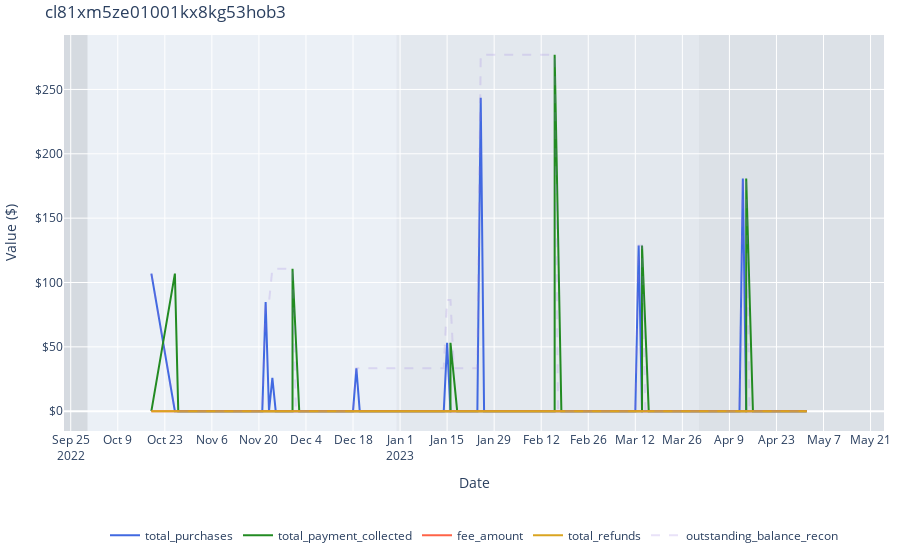
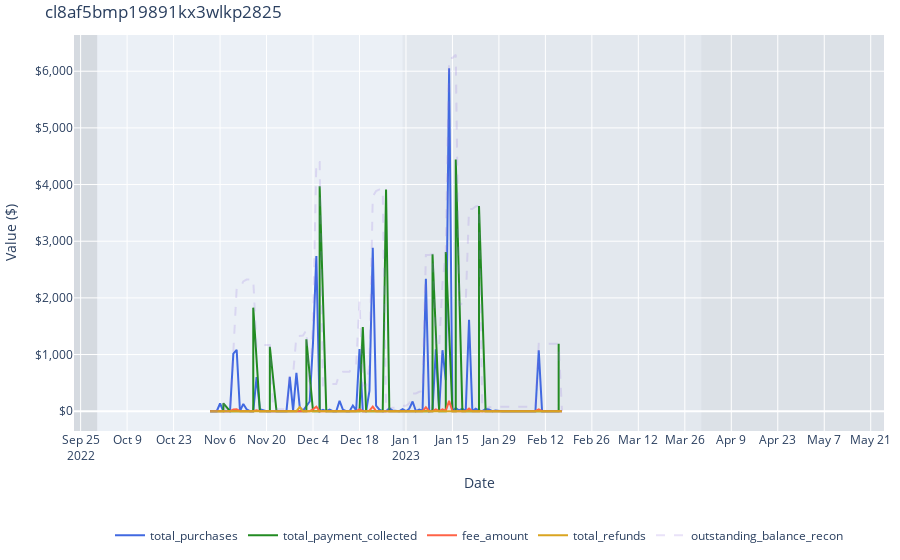
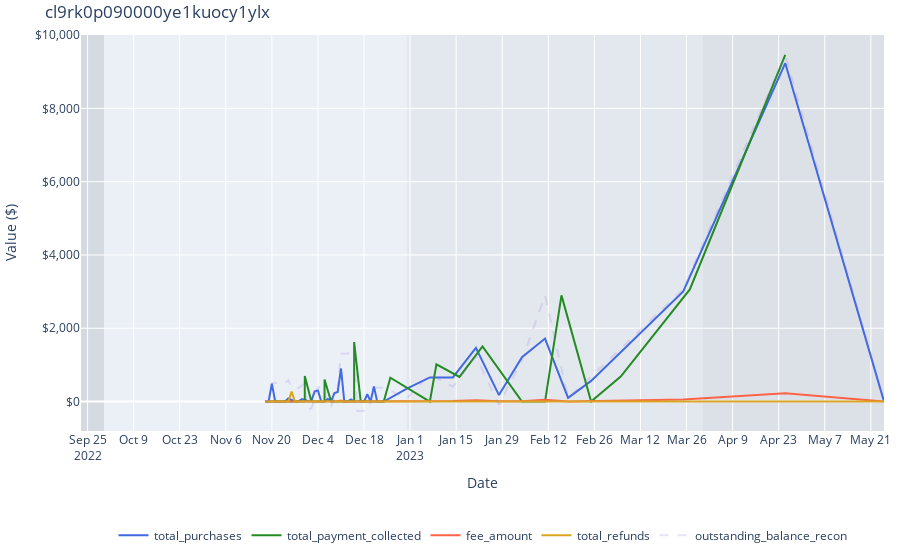
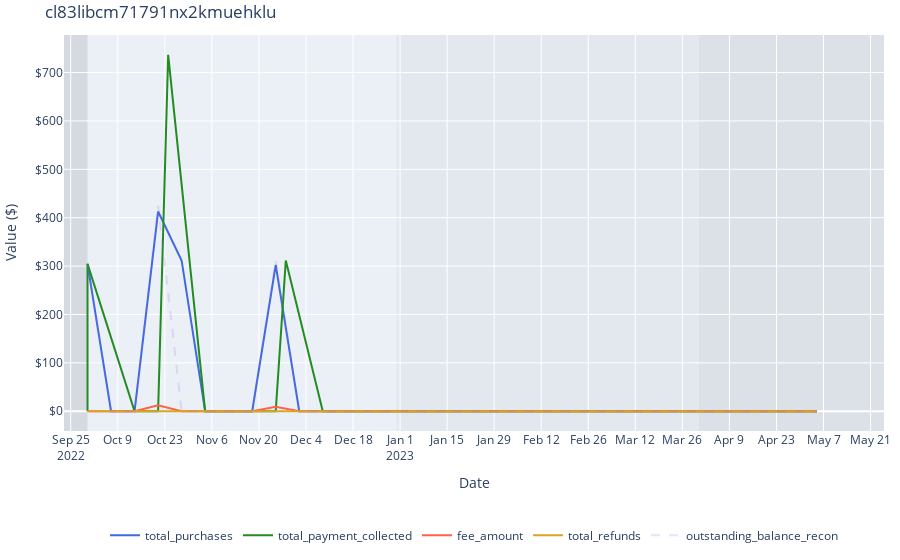

Here is the notebook cell these charts were saved with, in order:
### Markdown cell above
### Time series representation

### Code cell
def time_series_data(
    business: str, statements_df_target_business: pd.DataFrame
) -> pd.DataFrame:
    business_df = statements_df_target_business[
        statements_df_target_business["business_id"] == business
    ]
    plot_df = business_df.copy()
    return plot_df


def plot_time_series(
    time_series_business: pd.DataFrame, business: str, min_date: str, max_date: str
) -> go.Figure:
    fig2 = go.Figure()
    metrics = [
        "total_purchases",
        "total_payment_collected",
        "fee_amount",
        "total_refunds",
        "outstanding_balance_recon",
    ]
    # Create a mapping between quarters and colors
    quarter_color_mapping = ["#F5F5F5", "#E0E0E0", "#CCCCCC", "#B8B8B8"]
    color_discrete_sequence = ["#4169E1", "#228B22", "#FF6347", "#DAA520", "#9370DB"]

    for i, metric in enumerate(metrics):
        trace_opacity = 0.2 if metric == "outstanding_balance_recon" else 1.0
        trace_dash = "dash" if metric == "outstanding_balance_recon" else "solid"
        trace_x = (
            time_series_business["statement_end_date"]
            if metric != "total_payment_collected"
            else time_series_business["payment_date"]
        )
        fig2.add_trace(
            go.Scatter(
                x=trace_x,
                y=time_series_business[metric],
                mode="lines",
                name=metric,
                line=dict(color=color_discrete_sequence[i], dash=trace_dash),
                opacity=trace_opacity,
            )
        )

    # Add shapes to highlight each quarter
    min_date_dt = datetime.strptime(min_date, "%Y-%m-%d")
    max_date_dt = datetime.strptime(max_date, "%Y-%m-%d")
    quarters = pd.date_range(
        start=f"{min_date_dt.year-1}-12-31", end=f"{max_date_dt.year+1}-01-01", freq="Q"
    )
    for i, quarter in enumerate(quarters):
        quarter_start = quarters[i - 1] if i > 0 else min_date_dt
        quarter_end = quarter
        quarter_color = quarter_color_mapping[
            i % len(quarter_color_mapping)
        ]  # Cycling through colors
        fig2.add_shape(
            type="rect",
            xref="x",
            yref="paper",
            x0=quarter_start,
            y0=0,
            x1=quarter_end,
            y1=1,
            fillcolor=quarter_color,
            opacity=0.35,
            layer="below",
            line=dict(width=0),
        )

    # Update layout for better readability
    fig2.update_layout(
        title=business,
        xaxis_title="Date",
        xaxis=dict(
            tickmode="linear",
            dtick=14 * 24 * 60 * 60 * 1000,
            range=[min_date, max_date],
        ),
        yaxis_title="Value ($)",
        yaxis_tickprefix="$",
        yaxis_tickformat=",",
        margin=dict(l=10, r=10, t=35, b=20),
        legend=dict(
            orientation="h", yanchor="bottom", y=-0.30, xanchor="center", x=0.5
        ),
    )

    return fig2


# Create a time series line plot
min_date = statements_df_target_business["statement_end_date"].min()
max_date = statements_df_target_business["statement_end_date"].max()
for business in target_business["business_id"].to_list():
    business_time_series = time_series_data(business, statements_df_target_business)
    plot_figure = plot_time_series(business_time_series, business, min_date, max_date)
    plot_figure.show()

### Figure 1 — Plotly figure (JSON) as saved in the notebook; plotly's stock layout.template omitted (floating-point values rounded to 4 significant figures; data arrays with more than 128 entries replaced by an {"elided": "..."} marker saying what was removed)
{"data": [{"line": {"color": "#4169E1", "dash": "solid"}, "mode": "lines", "name": "total_purchases", "opacity": 1, "type": "scatter", "x": {"elided": "190 str values"}, "y": {"elided": "190 float values"}}, {"line": {"color": "#228B22", "dash": "solid"}, "mode": "lines", "name": "total_payment_collected", "opacity": 1, "type": "scatter", "x": {"elided": "190 str values"}, "y": {"elided": "190 float values"}}, {"line": {"color": "#FF6347", "dash": "solid"}, "mode": "lines", "name": "fee_amount", "opacity": 1, "type": "scatter", "x": {"elided": "190 str values"}, "y": {"elided": "190 int values"}}, {"line": {"color": "#DAA520", "dash": "solid"}, "mode": "lines", "name": "total_refunds", "opacity": 1, "type": "scatter", "x": {"elided": "190 str values"}, "y": {"elided": "190 int values"}}, {"line": {"color": "#9370DB", "dash": "dash"}, "mode": "lines", "name": "outstanding_balance_recon", "opacity": 0.2, "type": "scatter", "x": {"elided": "190 str values"}, "y": {"elided": "190 float values"}}], "layout": {"legend": {"orientation": "h", "x": 0.5, "xanchor": "center", "y": -0.3, "yanchor": "bottom"}, "margin": {"b": 20, "l": 10, "r": 10, "t": 35}, "shapes": [{"fillcolor": "#F5F5F5", "layer": "below", "line": {"width": 0}, "opacity": 0.35, "type": "rect", "x0": "2022-09-23T00:00:00", "x1": "2021-12-31T00:00:00", "xref": "x", "y0": 0, "y1": 1, "yref": "paper"}, {"fillcolor": "#E0E0E0", "layer": "below", "line": {"width": 0}, "opacity": 0.35, "type": "rect", "x0": "2021-12-31T00:00:00", "x1": "2022-03-31T00:00:00", "xref": "x", "y0": 0, "y1": 1, "yref": "paper"}, {"fillcolor": "#CCCCCC", "layer": "below", "line": {"width": 0}, "opacity": 0.35, "type": "rect", "x0": "2022-03-31T00:00:00", "x1": "2022-06-30T00:00:00", "xref": "x", "y0": 0, "y1": 1, "yref": "paper"}, {"fillcolor": "#B8B8B8", "layer": "below", "line": {"width": 0}, "opacity": 0.35, "type": "rect", "x0": "2022-06-30T00:00:00", "x1": "2022-09-30T00:00:00", "xref": "x", "y0": 0, "y1": 1, "yref": "paper"}, {"fillcolor": "#F5F5F5", "layer": "below", "line": {"width": 0}, "opacity": 0.35, "type": "rect", "x0": "2022-09-30T00:00:00", "x1": "2022-12-31T00:00:00", "xref": "x", "y0": 0, "y1": 1, "yref": "paper"}, {"fillcolor": "#E0E0E0", "layer": "below", "line": {"width": 0}, "opacity": 0.35, "type": "rect", "x0": "2022-12-31T00:00:00", "x1": "2023-03-31T00:00:00", "xref": "x", "y0": 0, "y1": 1, "yref": "paper"}, {"fillcolor": "#CCCCCC", "layer": "below", "line": {"width": 0}, "opacity": 0.35, "type": "rect", "x0": "2023-03-31T00:00:00", "x1": "2023-06-30T00:00:00", "xref": "x", "y0": 0, "y1": 1, "yref": "paper"}, {"fillcolor": "#B8B8B8", "layer": "below", "line": {"width": 0}, "opacity": 0.35, "type": "rect", "x0": "2023-06-30T00:00:00", "x1": "2023-09-30T00:00:00", "xref": "x", "y0": 0, "y1": 1, "yref": "paper"}, {"fillcolor": "#F5F5F5", "layer": "below", "line": {"width": 0}, "opacity": 0.35, "type": "rect", "x0": "2023-09-30T00:00:00", "x1": "2023-12-31T00:00:00", "xref": "x", "y0": 0, "y1": 1, "yref": "paper"}], "title": {"text": "cl81xm5ze01001kx8kg53hob3"}, "xaxis": {"dtick": 1209600000, "range": ["2022-09-23", "2023-05-25"], "tickmode": "linear", "title": {"text": "Date"}}, "yaxis": {"tickformat": ",", "tickprefix": "$", "title": {"text": "Value ($)"}}}}

### Figure 2 — Plotly figure (JSON) as saved in the notebook; plotly's stock layout.template omitted (floating-point values rounded to 4 significant figures)
{"data": [{"line": {"color": "#4169E1", "dash": "solid"}, "mode": "lines", "name": "total_purchases", "opacity": 1, "type": "scatter", "x": ["2022-11-03", "2022-11-04", "2022-11-05", "2022-11-06", "2022-11-07", "2022-11-08", "2022-11-09", "2022-11-10", "2022-11-11", "2022-11-12", "2022-11-13", "2022-11-14", "2022-11-15", "2022-11-16", "2022-11-17", "2022-11-18", "2022-11-19", "2022-11-20", "2022-11-21", "2022-11-22", "2022-11-23", "2022-11-24", "2022-11-25", "2022-11-26", "2022-11-27", "2022-11-28", "2022-11-29", "2022-11-30", "2022-12-01", "2022-12-02", "2022-12-03", "2022-12-04", "2022-12-05", "2022-12-06", "2022-12-07", "2022-12-08", "2022-12-09", "2022-12-10", "2022-12-11", "2022-12-12", "2022-12-13", "2022-12-14", "2022-12-15", "2022-12-16", "2022-12-17", "2022-12-18", "2022-12-19", "2022-12-20", "2022-12-21", "2022-12-22", "2022-12-23", "2022-12-24", "2022-12-25", "2022-12-26", "2022-12-27", "2022-12-28", "2022-12-29", "2022-12-30", "2022-12-31", "2023-01-01", "2023-01-02", "2023-01-03", "2023-01-04", "2023-01-05", "2023-01-06", "2023-01-07", "2023-01-08", "2023-01-09", "2023-01-10", "2023-01-11", "2023-01-12", "2023-01-13", "2023-01-14", "2023-01-15", "2023-01-16", "2023-01-17", "2023-01-18", "2023-01-19", "2023-01-20", "2023-01-21", "2023-01-22", "2023-01-23", "2023-01-24", "2023-01-25", "2023-01-26", "2023-01-27", "2023-01-28", "2023-01-29", "2023-01-30", "2023-01-31", "2023-02-01", "2023-02-02", "2023-02-03", "2023-02-04", "2023-02-05", "2023-02-06", "2023-02-07", "2023-02-08", "2023-02-09", "2023-02-10", "2023-02-11", "2023-02-12", "2023-02-13", "2023-02-14", "2023-02-15", "2023-02-16", "2023-02-17"], "y": [0, 0, 0, 135.9, 0, 0, 0, 1017.0, 1082.0, 0, 128.9, 33.09, 0, 0, 600.2, 33.89, 20.29, 0, 0, 0, 0, 0, 0, 0, 605.9, 10.6, 675.7, 71.18, 10.24, 98.29, 171.5, 1211.0, 2738.0, 0, 25.87, 0, 26.12, 0, 0, 182.1, 29.36, 0, 0, 100, 13.64, 1096.0, 0, 0, 357.8, 2885.0, 97.72, 28.1, 0, 0, 50.37, 10.83, 0, 0, 35.11, 0, 44.06, 170.8, 0, 28.51, 9.53, 2336.0, 0, 11.29, 1093.0, 18.07, 1076.0, 546.9, 6051.0, 0, 57.09, 13.43, 45.18, 0, 1613.0, 0, 43.77, 11.29, 0, 38.93, 30.32, 0, 10.62, 0, 0, 0, 0, 0, 0, 0, 0, 0, 0, 0, 0, 1077.0, 0, 0, 0, 0, 0, 0, 0]}, {"line": {"color": "#228B22", "dash": "solid"}, "mode": "lines", "name": "total_payment_collected", "opacity": 1, "type": "scatter", "x": ["2022-11-03", "2022-11-04", "2022-11-05", "2022-11-06", "2022-11-07", "2022-11-07", "2022-11-09", "2022-11-10", "2022-11-11", "2022-11-12", "2022-11-13", "2022-11-14", "2022-11-15", "2022-11-16", "2022-11-16", "2022-11-18", "2022-11-19", "2022-11-20", "2022-11-21", "2022-11-21", "2022-11-23", "2022-11-24", "2022-11-25", "2022-11-26", "2022-11-27", "2022-11-28", "2022-11-29", "2022-11-30", "2022-12-01", "2022-12-02", "2022-12-02", "2022-12-04", "2022-12-05", "2022-12-06", "2022-12-06", "2022-12-08", "2022-12-09", "2022-12-10", "2022-12-11", "2022-12-12", "2022-12-13", "2022-12-14", "2022-12-15", "2022-12-16", "2022-12-17", "2022-12-18", "2022-12-19", "2022-12-20", "2022-12-21", "2022-12-22", "2022-12-23", "2022-12-24", "2022-12-25", "2022-12-26", "2022-12-27", "2022-12-28", "2022-12-29", "2022-12-30", "2022-12-31", "2023-01-01", "2023-01-02", "2023-01-03", "2023-01-04", "2023-01-05", "2023-01-06", "2023-01-07", "2023-01-08", "2023-01-09", "2023-01-09", "2023-01-11", "2023-01-12", "2023-01-13", "2023-01-13", "2023-01-15", "2023-01-16", "2023-01-16", "2023-01-18", "2023-01-19", "2023-01-20", "2023-01-21", "2023-01-22", "2023-01-23", "2023-01-23", "2023-01-25", "2023-01-26", "2023-01-27", "2023-01-28", "2023-01-29", "2023-01-30", "2023-01-31", "2023-02-01", "2023-02-02", "2023-02-03", "2023-02-04", "2023-02-05", "2023-02-06", "2023-02-07", "2023-02-08", "2023-02-09", "2023-02-10", "2023-02-11", "2023-02-12", "2023-02-13", "2023-02-14", "2023-02-15", "2023-02-16", "2023-02-16"], "y": [0, 0, 0, 0, 0, 140, 0, 0, 0, 0, 0, 0, 0, 0, 1827.0, 0, 0, 0, 0, 1137.0, 0, 0, 0, 0, 0, 0, 0, 0, 0, 0, 1270.0, 0, 0, 0, 3971.0, 0, 0, 0, 0, 0, 0, 0, 0, 0, 0, 0, 1486.0, 0, 0, 0, 0, 0, 0, 3914.0, 0, 0, 0, 0, 0, 0, 0, 0, 0, 0, 0, 0, 0, 0, 2769.0, 0, 0, 0, 2810.0, 0, 0, 4442.0, 0, 0, 0, 0, 0, 0, 3623.0, 0, 0, 0, 0, 0, 0, 0, 0, 0, 0, 0, 0, 0, 0, 0, 0, 0, 0, 0, 0, 0, 0, 0, 1189.0]}, {"line": {"color": "#FF6347", "dash": "solid"}, "mode": "lines", "name": "fee_amount", "opacity": 1, "type": "scatter", "x": ["2022-11-03", "2022-11-04", "2022-11-05", "2022-11-06", "2022-11-07", "2022-11-08", "2022-11-09", "2022-11-10", "2022-11-11", "2022-11-12", "2022-11-13", "2022-11-14", "2022-11-15", "2022-11-16", "2022-11-17", "2022-11-18", "2022-11-19", "2022-11-20", "2022-11-21", "2022-11-22", "2022-11-23", "2022-11-24", "2022-11-25", "2022-11-26", "2022-11-27", "2022-11-28", "2022-11-29", "2022-11-30", "2022-12-01", "2022-12-02", "2022-12-03", "2022-12-04", "2022-12-05", "2022-12-06", "2022-12-07", "2022-12-08", "2022-12-09", "2022-12-10", "2022-12-11", "2022-12-12", "2022-12-13", "2022-12-14", "2022-12-15", "2022-12-16", "2022-12-17", "2022-12-18", "2022-12-19", "2022-12-20", "2022-12-21", "2022-12-22", "2022-12-23", "2022-12-24", "2022-12-25", "2022-12-26", "2022-12-27", "2022-12-28", "2022-12-29", "2022-12-30", "2022-12-31", "2023-01-01", "2023-01-02", "2023-01-03", "2023-01-04", "2023-01-05", "2023-01-06", "2023-01-07", "2023-01-08", "2023-01-09", "2023-01-10", "2023-01-11", "2023-01-12", "2023-01-13", "2023-01-14", "2023-01-15", "2023-01-16", "2023-01-17", "2023-01-18", "2023-01-19", "2023-01-20", "2023-01-21", "2023-01-22", "2023-01-23", "2023-01-24", "2023-01-25", "2023-01-26", "2023-01-27", "2023-01-28", "2023-01-29", "2023-01-30", "2023-01-31", "2023-02-01", "2023-02-02", "2023-02-03", "2023-02-04", "2023-02-05", "2023-02-06", "2023-02-07", "2023-02-08", "2023-02-09", "2023-02-10", "2023-02-11", "2023-02-12", "2023-02-13", "2023-02-14", "2023-02-15", "2023-02-16", "2023-02-17"], "y": [0, 0, 0, 4.08, 0, 0, 0, 30.5, 32.47, 0, 0, 0, 0, 0, 18.01, 0, 0.61, 0, 0, 0, 0, 0, 0, 0, 0, 0.32, 0, 0, 0.31, 0, 0.41, 33.6, 81.13, 0, 0, 0, 0, 0, 0, 5.46, 0, 0, 0, 0, 0.41, 32.87, 0, 0, 9.86, 82.24, 0, 0, 0, 0, 0, 0.32, 0, 0, 0, 0, 0, 2.22, 0, 0.86, 0, 69.79, 0, 0, 32.8, 0, 32.28, 10.44, 181.5, 0, 0, 0.4, 0, 0, 48.38, 0, 0, 0, 0, 0, 0, 0, 0.32, 0, 0, 0, 0, 0, 0, 0, 0, 0, 0, 0, 0, 32.31, 0, 0, 0, 0, 0, 0, 0]}, {"line": {"color": "#DAA520", "dash": "solid"}, "mode": "lines", "name": "total_refunds", "opacity": 1, "type": "scatter", "x": ["2022-11-03", "2022-11-04", "2022-11-05", "2022-11-06", "2022-11-07", "2022-11-08", "2022-11-09", "2022-11-10", "2022-11-11", "2022-11-12", "2022-11-13", "2022-11-14", "2022-11-15", "2022-11-16", "2022-11-17", "2022-11-18", "2022-11-19", "2022-11-20", "2022-11-21", "2022-11-22", "2022-11-23", "2022-11-24", "2022-11-25", "2022-11-26", "2022-11-27", "2022-11-28", "2022-11-29", "2022-11-30", "2022-12-01", "2022-12-02", "2022-12-03", "2022-12-04", "2022-12-05", "2022-12-06", "2022-12-07", "2022-12-08", "2022-12-09", "2022-12-10", "2022-12-11", "2022-12-12", "2022-12-13", "2022-12-14", "2022-12-15", "2022-12-16", "2022-12-17", "2022-12-18", "2022-12-19", "2022-12-20", "2022-12-21", "2022-12-22", "2022-12-23", "2022-12-24", "2022-12-25", "2022-12-26", "2022-12-27", "2022-12-28", "2022-12-29", "2022-12-30", "2022-12-31", "2023-01-01", "2023-01-02", "2023-01-03", "2023-01-04", "2023-01-05", "2023-01-06", "2023-01-07", "2023-01-08", "2023-01-09", "2023-01-10", "2023-01-11", "2023-01-12", "2023-01-13", "2023-01-14", "2023-01-15", "2023-01-16", "2023-01-17", "2023-01-18", "2023-01-19", "2023-01-20", "2023-01-21", "2023-01-22", "2023-01-23", "2023-01-24", "2023-01-25", "2023-01-26", "2023-01-27", "2023-01-28", "2023-01-29", "2023-01-30", "2023-01-31", "2023-02-01", "2023-02-02", "2023-02-03", "2023-02-04", "2023-02-05", "2023-02-06", "2023-02-07", "2023-02-08", "2023-02-09", "2023-02-10", "2023-02-11", "2023-02-12", "2023-02-13", "2023-02-14", "2023-02-15", "2023-02-16", "2023-02-17"], "y": [0, 0, 0, 0, 0, 0, 0, 0, 0, 0, 0, 0, 0, 0, 0, 0, 0, 0, 0, 0, 0, 0, 0, 0, 0, 0, 0, 71.18, 0, 0, 0, 0, 0, 0, 0, 0, 0, 0, 0, 0, 0, 0, 0, 0, 0, 0, 0, 0, 0, 0, 0, 0, 0, 0, 0, 0, 0, 0, 0, 0, 0, 0, 0, 0, 0, 0, 0, 0, 0, 0, 0, 0, 0, 0, 0, 0, 0, 0, 0, 0, 0, 0, 0, 0, 0, 0, 0, 0, 0, 0, 0, 0, 0, 0, 0, 0, 0, 0, 0, 0, 0, 0, 0, 0, 0, 0, 0]}, {"line": {"color": "#9370DB", "dash": "dash"}, "mode": "lines", "name": "outstanding_balance_recon", "opacity": 0.2, "type": "scatter", "x": ["2022-11-03", "2022-11-04", "2022-11-05", "2022-11-06", "2022-11-07", "2022-11-08", "2022-11-09", "2022-11-10", "2022-11-11", "2022-11-12", "2022-11-13", "2022-11-14", "2022-11-15", "2022-11-16", "2022-11-17", "2022-11-18", "2022-11-19", "2022-11-20", "2022-11-21", "2022-11-22", "2022-11-23", "2022-11-24", "2022-11-25", "2022-11-26", "2022-11-27", "2022-11-28", "2022-11-29", "2022-11-30", "2022-12-01", "2022-12-02", "2022-12-03", "2022-12-04", "2022-12-05", "2022-12-06", "2022-12-07", "2022-12-08", "2022-12-09", "2022-12-10", "2022-12-11", "2022-12-12", "2022-12-13", "2022-12-14", "2022-12-15", "2022-12-16", "2022-12-17", "2022-12-18", "2022-12-19", "2022-12-20", "2022-12-21", "2022-12-22", "2022-12-23", "2022-12-24", "2022-12-25", "2022-12-26", "2022-12-27", "2022-12-28", "2022-12-29", "2022-12-30", "2022-12-31", "2023-01-01", "2023-01-02", "2023-01-03", "2023-01-04", "2023-01-05", "2023-01-06", "2023-01-07", "2023-01-08", "2023-01-09", "2023-01-10", "2023-01-11", "2023-01-12", "2023-01-13", "2023-01-14", "2023-01-15", "2023-01-16", "2023-01-17", "2023-01-18", "2023-01-19", "2023-01-20", "2023-01-21", "2023-01-22", "2023-01-23", "2023-01-24", "2023-01-25", "2023-01-26", "2023-01-27", "2023-01-28", "2023-01-29", "2023-01-30", "2023-01-31", "2023-02-01", "2023-02-02", "2023-02-03", "2023-02-04", "2023-02-05", "2023-02-06", "2023-02-07", "2023-02-08", "2023-02-09", "2023-02-10", "2023-02-11", "2023-02-12", "2023-02-13", "2023-02-14", "2023-02-15", "2023-02-16", "2023-02-17"], "y": [0, 0, 0, 140, 140, 0, 0, 1047.0, 2162.0, 2162.0, 2291.0, 2324.0, 2324.0, 2324.0, 1115.0, 1149.0, 1170.0, 1170.0, 1170.0, 32.47, 32.47, 32.47, 32.47, 32.47, 638.4, 649.3, 1325.0, 1325.0, 1336.0, 1434.0, 335.9, 1580.0, 4399.0, 4399.0, 453.6, 453.6, 479.8, 479.8, 479.8, 667.3, 696.7, 696.7, 696.7, 796.7, 810.7, 1939.0, 453.6, 453.6, 821.3, 3788.0, 3886.0, 3914.0, 3914.0, 0, 50.37, 61.52, 61.52, 61.52, 96.63, 96.63, 140.7, 313.7, 313.7, 343.0, 352.6, 2758.0, 2758.0, 2769.0, 1126.0, 1144.0, 2252.0, 2810.0, 6233.0, 6233.0, 6290.0, 1862.0, 1907.0, 1907.0, 3568.0, 3568.0, 3612.0, 3623.0, 0, 38.93, 69.25, 69.25, 80.19, 80.19, 80.19, 80.19, 80.19, 80.19, 80.19, 80.19, 80.19, 80.19, 80.19, 80.19, 80.19, 1189.0, 1189.0, 1189.0, 1189.0, 1189.0, 1189.0, 1189.0, 0]}], "layout": {"legend": {"orientation": "h", "x": 0.5, "xanchor": "center", "y": -0.3, "yanchor": "bottom"}, "margin": {"b": 20, "l": 10, "r": 10, "t": 35}, "shapes": [{"fillcolor": "#F5F5F5", "layer": "below", "line": {"width": 0}, "opacity": 0.35, "type": "rect", "x0": "2022-09-23T00:00:00", "x1": "2021-12-31T00:00:00", "xref": "x", "y0": 0, "y1": 1, "yref": "paper"}, {"fillcolor": "#E0E0E0", "layer": "below", "line": {"width": 0}, "opacity": 0.35, "type": "rect", "x0": "2021-12-31T00:00:00", "x1": "2022-03-31T00:00:00", "xref": "x", "y0": 0, "y1": 1, "yref": "paper"}, {"fillcolor": "#CCCCCC", "layer": "below", "line": {"width": 0}, "opacity": 0.35, "type": "rect", "x0": "2022-03-31T00:00:00", "x1": "2022-06-30T00:00:00", "xref": "x", "y0": 0, "y1": 1, "yref": "paper"}, {"fillcolor": "#B8B8B8", "layer": "below", "line": {"width": 0}, "opacity": 0.35, "type": "rect", "x0": "2022-06-30T00:00:00", "x1": "2022-09-30T00:00:00", "xref": "x", "y0": 0, "y1": 1, "yref": "paper"}, {"fillcolor": "#F5F5F5", "layer": "below", "line": {"width": 0}, "opacity": 0.35, "type": "rect", "x0": "2022-09-30T00:00:00", "x1": "2022-12-31T00:00:00", "xref": "x", "y0": 0, "y1": 1, "yref": "paper"}, {"fillcolor": "#E0E0E0", "layer": "below", "line": {"width": 0}, "opacity": 0.35, "type": "rect", "x0": "2022-12-31T00:00:00", "x1": "2023-03-31T00:00:00", "xref": "x", "y0": 0, "y1": 1, "yref": "paper"}, {"fillcolor": "#CCCCCC", "layer": "below", "line": {"width": 0}, "opacity": 0.35, "type": "rect", "x0": "2023-03-31T00:00:00", "x1": "2023-06-30T00:00:00", "xref": "x", "y0": 0, "y1": 1, "yref": "paper"}, {"fillcolor": "#B8B8B8", "layer": "below", "line": {"width": 0}, "opacity": 0.35, "type": "rect", "x0": "2023-06-30T00:00:00", "x1": "2023-09-30T00:00:00", "xref": "x", "y0": 0, "y1": 1, "yref": "paper"}, {"fillcolor": "#F5F5F5", "layer": "below", "line": {"width": 0}, "opacity": 0.35, "type": "rect", "x0": "2023-09-30T00:00:00", "x1": "2023-12-31T00:00:00", "xref": "x", "y0": 0, "y1": 1, "yref": "paper"}], "title": {"text": "cl8af5bmp19891kx3wlkp2825"}, "xaxis": {"dtick": 1209600000, "range": ["2022-09-23", "2023-05-25"], "tickmode": "linear", "title": {"text": "Date"}}, "yaxis": {"tickformat": ",", "tickprefix": "$", "title": {"text": "Value ($)"}}}}

### Figure 3 — Plotly figure (JSON) as saved in the notebook; plotly's stock layout.template omitted (floating-point values rounded to 4 significant figures)
{"data": [{"line": {"color": "#4169E1", "dash": "solid"}, "mode": "lines", "name": "total_purchases", "opacity": 1, "type": "scatter", "x": ["2022-11-18", "2022-11-19", "2022-11-20", "2022-11-21", "2022-11-22", "2022-11-23", "2022-11-24", "2022-11-25", "2022-11-26", "2022-11-27", "2022-11-28", "2022-11-29", "2022-11-30", "2022-12-01", "2022-12-02", "2022-12-03", "2022-12-04", "2022-12-05", "2022-12-06", "2022-12-07", "2022-12-08", "2022-12-09", "2022-12-10", "2022-12-11", "2022-12-12", "2022-12-13", "2022-12-14", "2022-12-15", "2022-12-16", "2022-12-17", "2022-12-18", "2022-12-19", "2022-12-20", "2022-12-21", "2022-12-22", "2022-12-23", "2022-12-24", "2022-12-31", "2023-01-07", "2023-01-14", "2023-01-21", "2023-01-28", "2023-02-04", "2023-02-11", "2023-02-18", "2023-02-25", "2023-03-25", "2023-04-25", "2023-05-25"], "y": [0, 0, 491.0, 0, 0, 0, 0, 84, 44.41, 5.37, 0, 60.4, 58.16, 0, 20.95, 278.0, 303.7, 0, 0, 71.12, 4.79, 232.6, 261.1, 902.2, 0, 0, 57.39, 0, 0, 13.64, 0, 199.9, 0, 411.3, 0, 0, 0, 351.8, 657.1, 657.7, 1468.0, 176, 1210.0, 1719.0, 99.94, 563.5, 3004.0, 9233.0, 5.43]}, {"line": {"color": "#228B22", "dash": "solid"}, "mode": "lines", "name": "total_payment_collected", "opacity": 1, "type": "scatter", "x": ["2022-11-18", "2022-11-19", "2022-11-20", "2022-11-21", "2022-11-22", "2022-11-23", "2022-11-24", "2022-11-25", "2022-11-26", "2022-11-27", "2022-11-28", "2022-11-29", "2022-11-30", "2022-11-30", "2022-12-02", "2022-12-03", "2022-12-04", "2022-12-05", "2022-12-06", "2022-12-06", "2022-12-08", "2022-12-09", "2022-12-10", "2022-12-11", "2022-12-12", "2022-12-13", "2022-12-14", "2022-12-15", "2022-12-15", "2022-12-17", "2022-12-18", "2022-12-19", "2022-12-20", "2022-12-21", "2022-12-22", "2022-12-23", "2022-12-24", "2022-12-26", "2023-01-07", "2023-01-09", "2023-01-16", "2023-01-23", "2023-02-04", "2023-02-11", "2023-02-16", "2023-02-25", "2023-03-06", "2023-03-27", "2023-04-25"], "y": [0, 0, 0, 0, 0, 0, 0, 0, 0, 0, 0, 0, 0, 699.7, 0, 0, 0, 0, 0, 602.6, 0, 0, 0, 0, 0, 0, 0, 0, 1624.0, 0, 0, 0, 0, 0, 0, 0, 0, 650.1, 0, 1015.0, 673.5, 1506.0, 0, 0, 2898.0, 0, 679.9, 3061.0, 9462.0]}, {"line": {"color": "#FF6347", "dash": "solid"}, "mode": "lines", "name": "fee_amount", "opacity": 1, "type": "scatter", "x": ["2022-11-18", "2022-11-19", "2022-11-20", "2022-11-21", "2022-11-22", "2022-11-23", "2022-11-24", "2022-11-25", "2022-11-26", "2022-11-27", "2022-11-28", "2022-11-29", "2022-11-30", "2022-12-01", "2022-12-02", "2022-12-03", "2022-12-04", "2022-12-05", "2022-12-06", "2022-12-07", "2022-12-08", "2022-12-09", "2022-12-10", "2022-12-11", "2022-12-12", "2022-12-13", "2022-12-14", "2022-12-15", "2022-12-16", "2022-12-17", "2022-12-18", "2022-12-19", "2022-12-20", "2022-12-21", "2022-12-22", "2022-12-23", "2022-12-24", "2022-12-31", "2023-01-07", "2023-01-14", "2023-01-21", "2023-01-28", "2023-02-04", "2023-02-11", "2023-02-18", "2023-02-25", "2023-03-25", "2023-04-25", "2023-05-25"], "y": [0, 0, 14.28, 0, 0, 0, 0, 0, 0, 0.16, 0, 0, 1.74, 0, 0, 0, 0, 0, 0, 0, 0.14, 6.98, 7.83, 27.07, 0, 0, 0, 0, 0, 0, 0, 6, 0, 12.34, 0, 0, 0, 6.36, 0.23, 15.74, 38.11, 4.98, 8.35, 46.7, 2.59, 16.61, 56.94, 227.8, 0.16]}, {"line": {"color": "#DAA520", "dash": "solid"}, "mode": "lines", "name": "total_refunds", "opacity": 1, "type": "scatter", "x": ["2022-11-18", "2022-11-19", "2022-11-20", "2022-11-21", "2022-11-22", "2022-11-23", "2022-11-24", "2022-11-25", "2022-11-26", "2022-11-27", "2022-11-28", "2022-11-29", "2022-11-30", "2022-12-01", "2022-12-02", "2022-12-03", "2022-12-04", "2022-12-05", "2022-12-06", "2022-12-07", "2022-12-08", "2022-12-09", "2022-12-10", "2022-12-11", "2022-12-12", "2022-12-13", "2022-12-14", "2022-12-15", "2022-12-16", "2022-12-17", "2022-12-18", "2022-12-19", "2022-12-20", "2022-12-21", "2022-12-22", "2022-12-23", "2022-12-24", "2022-12-31", "2023-01-07", "2023-01-14", "2023-01-21", "2023-01-28", "2023-02-04", "2023-02-11", "2023-02-18", "2023-02-25", "2023-03-25", "2023-04-25", "2023-05-25"], "y": [0, 0, 0, 0, 0, 0, 0, 0, 270.3, 0, 0, 0, 0, 0, 0, 0, 0, 0, 0, 0, 0, 0, 0, 0, 0, 0, 0, 0, 0, 0, 0, 0, 0, 0, 0, 0, 0, 0, 0, 0, 0, 0, 0, 0, 0, 0, 0, 0, 0]}, {"line": {"color": "#9370DB", "dash": "dash"}, "mode": "lines", "name": "outstanding_balance_recon", "opacity": 0.2, "type": "scatter", "x": ["2022-11-18", "2022-11-19", "2022-11-20", "2022-11-21", "2022-11-22", "2022-11-23", "2022-11-24", "2022-11-25", "2022-11-26", "2022-11-27", "2022-11-28", "2022-11-29", "2022-11-30", "2022-12-01", "2022-12-02", "2022-12-03", "2022-12-04", "2022-12-05", "2022-12-06", "2022-12-07", "2022-12-08", "2022-12-09", "2022-12-10", "2022-12-11", "2022-12-12", "2022-12-13", "2022-12-14", "2022-12-15", "2022-12-16", "2022-12-17", "2022-12-18", "2022-12-19", "2022-12-20", "2022-12-21", "2022-12-22", "2022-12-23", "2022-12-24", "2022-12-31", "2023-01-07", "2023-01-14", "2023-01-21", "2023-01-28", "2023-02-04", "2023-02-11", "2023-02-18", "2023-02-25", "2023-03-25", "2023-04-25", "2023-05-25"], "y": [0, 0, 505.3, 505.3, 505.3, 505.3, 505.3, 589.3, 363.4, 369.0, 369.0, 429.4, 489.3, -210.4, -189.4, 88.52, 392.2, 392.2, 392.2, -139.3, -134.3, 105.2, 374.2, 1304.0, 1304.0, 1304.0, 1361.0, 1361.0, -263.3, -249.7, -249.7, -43.8, -43.8, 379.8, 379.8, 379.8, 379.8, 87.82, 745.2, 403.2, 1235.0, -89.31, 1129.0, 2895.0, 99.8, 679.9, 3061.0, 9461.0, 4.58]}], "layout": {"legend": {"orientation": "h", "x": 0.5, "xanchor": "center", "y": -0.3, "yanchor": "bottom"}, "margin": {"b": 20, "l": 10, "r": 10, "t": 35}, "shapes": [{"fillcolor": "#F5F5F5", "layer": "below", "line": {"width": 0}, "opacity": 0.35, "type": "rect", "x0": "2022-09-23T00:00:00", "x1": "2021-12-31T00:00:00", "xref": "x", "y0": 0, "y1": 1, "yref": "paper"}, {"fillcolor": "#E0E0E0", "layer": "below", "line": {"width": 0}, "opacity": 0.35, "type": "rect", "x0": "2021-12-31T00:00:00", "x1": "2022-03-31T00:00:00", "xref": "x", "y0": 0, "y1": 1, "yref": "paper"}, {"fillcolor": "#CCCCCC", "layer": "below", "line": {"width": 0}, "opacity": 0.35, "type": "rect", "x0": "2022-03-31T00:00:00", "x1": "2022-06-30T00:00:00", "xref": "x", "y0": 0, "y1": 1, "yref": "paper"}, {"fillcolor": "#B8B8B8", "layer": "below", "line": {"width": 0}, "opacity": 0.35, "type": "rect", "x0": "2022-06-30T00:00:00", "x1": "2022-09-30T00:00:00", "xref": "x", "y0": 0, "y1": 1, "yref": "paper"}, {"fillcolor": "#F5F5F5", "layer": "below", "line": {"width": 0}, "opacity": 0.35, "type": "rect", "x0": "2022-09-30T00:00:00", "x1": "2022-12-31T00:00:00", "xref": "x", "y0": 0, "y1": 1, "yref": "paper"}, {"fillcolor": "#E0E0E0", "layer": "below", "line": {"width": 0}, "opacity": 0.35, "type": "rect", "x0": "2022-12-31T00:00:00", "x1": "2023-03-31T00:00:00", "xref": "x", "y0": 0, "y1": 1, "yref": "paper"}, {"fillcolor": "#CCCCCC", "layer": "below", "line": {"width": 0}, "opacity": 0.35, "type": "rect", "x0": "2023-03-31T00:00:00", "x1": "2023-06-30T00:00:00", "xref": "x", "y0": 0, "y1": 1, "yref": "paper"}, {"fillcolor": "#B8B8B8", "layer": "below", "line": {"width": 0}, "opacity": 0.35, "type": "rect", "x0": "2023-06-30T00:00:00", "x1": "2023-09-30T00:00:00", "xref": "x", "y0": 0, "y1": 1, "yref": "paper"}, {"fillcolor": "#F5F5F5", "layer": "below", "line": {"width": 0}, "opacity": 0.35, "type": "rect", "x0": "2023-09-30T00:00:00", "x1": "2023-12-31T00:00:00", "xref": "x", "y0": 0, "y1": 1, "yref": "paper"}], "title": {"text": "cl9rk0p090000ye1kuocy1ylx"}, "xaxis": {"dtick": 1209600000, "range": ["2022-09-23", "2023-05-25"], "tickmode": "linear", "title": {"text": "Date"}}, "yaxis": {"tickformat": ",", "tickprefix": "$", "title": {"text": "Value ($)"}}}}

### Figure 4 — Plotly figure (JSON) as saved in the notebook; plotly's stock layout.template omitted (floating-point values rounded to 4 significant figures)
{"data": [{"line": {"color": "#4169E1", "dash": "solid"}, "mode": "lines", "name": "total_purchases", "opacity": 1, "type": "scatter", "x": ["2022-09-30", "2022-10-07", "2022-10-14", "2022-10-21", "2022-10-28", "2022-11-04", "2022-11-11", "2022-11-18", "2022-11-25", "2022-12-02", "2022-12-09", "2022-12-16", "2022-12-23", "2022-12-30", "2023-01-06", "2023-01-13", "2023-01-20", "2023-01-27", "2023-02-03", "2023-02-10", "2023-02-17", "2023-02-24", "2023-03-03", "2023-03-10", "2023-03-17", "2023-03-24", "2023-03-31", "2023-04-07", "2023-04-14", "2023-04-21", "2023-04-28", "2023-05-05"], "y": [304.6, 0, 0, 412.8, 311.6, 0, 0, 0, 302.3, 0, 0, 0, 0, 0, 0, 0, 0, 0, 0, 0, 0, 0, 0, 0, 0, 0, 0, 0, 0, 0, 0, 0]}, {"line": {"color": "#228B22", "dash": "solid"}, "mode": "lines", "name": "total_payment_collected", "opacity": 1, "type": "scatter", "x": ["2022-09-30", "2022-09-30", "2022-10-14", "2022-10-21", "2022-10-24", "2022-11-04", "2022-11-11", "2022-11-18", "2022-11-25", "2022-11-28", "2022-12-09", "2022-12-16", "2022-12-23", "2022-12-30", "2023-01-06", "2023-01-13", "2023-01-20", "2023-01-27", "2023-02-03", "2023-02-10", "2023-02-17", "2023-02-24", "2023-03-03", "2023-03-10", "2023-03-17", "2023-03-24", "2023-03-31", "2023-04-07", "2023-04-14", "2023-04-21", "2023-04-28", "2023-05-05"], "y": [0, 304.6, 0, 0, 736.8, 0, 0, 0, 0, 311.4, 0, 0, 0, 0, 0, 0, 0, 0, 0, 0, 0, 0, 0, 0, 0, 0, 0, 0, 0, 0, 0, 0]}, {"line": {"color": "#FF6347", "dash": "solid"}, "mode": "lines", "name": "fee_amount", "opacity": 1, "type": "scatter", "x": ["2022-09-30", "2022-10-07", "2022-10-14", "2022-10-21", "2022-10-28", "2022-11-04", "2022-11-11", "2022-11-18", "2022-11-25", "2022-12-02", "2022-12-09", "2022-12-16", "2022-12-23", "2022-12-30", "2023-01-06", "2023-01-13", "2023-01-20", "2023-01-27", "2023-02-03", "2023-02-10", "2023-02-17", "2023-02-24", "2023-03-03", "2023-03-10", "2023-03-17", "2023-03-24", "2023-03-31", "2023-04-07", "2023-04-14", "2023-04-21", "2023-04-28", "2023-05-05"], "y": [0, 0, 0, 12.38, 0, 0, 0, 0, 9.07, 0, 0, 0, 0, 0, 0, 0, 0, 0, 0, 0, 0, 0, 0, 0, 0, 0, 0, 0, 0, 0, 0, 0]}, {"line": {"color": "#DAA520", "dash": "solid"}, "mode": "lines", "name": "total_refunds", "opacity": 1, "type": "scatter", "x": ["2022-09-30", "2022-10-07", "2022-10-14", "2022-10-21", "2022-10-28", "2022-11-04", "2022-11-11", "2022-11-18", "2022-11-25", "2022-12-02", "2022-12-09", "2022-12-16", "2022-12-23", "2022-12-30", "2023-01-06", "2023-01-13", "2023-01-20", "2023-01-27", "2023-02-03", "2023-02-10", "2023-02-17", "2023-02-24", "2023-03-03", "2023-03-10", "2023-03-17", "2023-03-24", "2023-03-31", "2023-04-07", "2023-04-14", "2023-04-21", "2023-04-28", "2023-05-05"], "y": [0, 0, 0, 0, 0, 0, 0, 0, 0, 0, 0, 0, 0, 0, 0, 0, 0, 0, 0, 0, 0, 0, 0, 0, 0, 0, 0, 0, 0, 0, 0, 0]}, {"line": {"color": "#9370DB", "dash": "dash"}, "mode": "lines", "name": "outstanding_balance_recon", "opacity": 0.2, "type": "scatter", "x": ["2022-09-30", "2022-10-07", "2022-10-14", "2022-10-21", "2022-10-28", "2022-11-04", "2022-11-11", "2022-11-18", "2022-11-25", "2022-12-02", "2022-12-09", "2022-12-16", "2022-12-23", "2022-12-30", "2023-01-06", "2023-01-13", "2023-01-20", "2023-01-27", "2023-02-03", "2023-02-10", "2023-02-17", "2023-02-24", "2023-03-03", "2023-03-10", "2023-03-17", "2023-03-24", "2023-03-31", "2023-04-07", "2023-04-14", "2023-04-21", "2023-04-28", "2023-05-05"], "y": [304.6, 0, 0, 425.2, 0, 0, 0, 0, 311.4, 0, 0, 0, 0, 0, 0, 0, 0, 0, 0, 0, 0, 0, 0, 0, 0, 0, 0, 0, 0, 0, 0, 0]}], "layout": {"legend": {"orientation": "h", "x": 0.5, "xanchor": "center", "y": -0.3, "yanchor": "bottom"}, "margin": {"b": 20, "l": 10, "r": 10, "t": 35}, "shapes": [{"fillcolor": "#F5F5F5", "layer": "below", "line": {"width": 0}, "opacity": 0.35, "type": "rect", "x0": "2022-09-23T00:00:00", "x1": "2021-12-31T00:00:00", "xref": "x", "y0": 0, "y1": 1, "yref": "paper"}, {"fillcolor": "#E0E0E0", "layer": "below", "line": {"width": 0}, "opacity": 0.35, "type": "rect", "x0": "2021-12-31T00:00:00", "x1": "2022-03-31T00:00:00", "xref": "x", "y0": 0, "y1": 1, "yref": "paper"}, {"fillcolor": "#CCCCCC", "layer": "below", "line": {"width": 0}, "opacity": 0.35, "type": "rect", "x0": "2022-03-31T00:00:00", "x1": "2022-06-30T00:00:00", "xref": "x", "y0": 0, "y1": 1, "yref": "paper"}, {"fillcolor": "#B8B8B8", "layer": "below", "line": {"width": 0}, "opacity": 0.35, "type": "rect", "x0": "2022-06-30T00:00:00", "x1": "2022-09-30T00:00:00", "xref": "x", "y0": 0, "y1": 1, "yref": "paper"}, {"fillcolor": "#F5F5F5", "layer": "below", "line": {"width": 0}, "opacity": 0.35, "type": "rect", "x0": "2022-09-30T00:00:00", "x1": "2022-12-31T00:00:00", "xref": "x", "y0": 0, "y1": 1, "yref": "paper"}, {"fillcolor": "#E0E0E0", "layer": "below", "line": {"width": 0}, "opacity": 0.35, "type": "rect", "x0": "2022-12-31T00:00:00", "x1": "2023-03-31T00:00:00", "xref": "x", "y0": 0, "y1": 1, "yref": "paper"}, {"fillcolor": "#CCCCCC", "layer": "below", "line": {"width": 0}, "opacity": 0.35, "type": "rect", "x0": "2023-03-31T00:00:00", "x1": "2023-06-30T00:00:00", "xref": "x", "y0": 0, "y1": 1, "yref": "paper"}, {"fillcolor": "#B8B8B8", "layer": "below", "line": {"width": 0}, "opacity": 0.35, "type": "rect", "x0": "2023-06-30T00:00:00", "x1": "2023-09-30T00:00:00", "xref": "x", "y0": 0, "y1": 1, "yref": "paper"}, {"fillcolor": "#F5F5F5", "layer": "below", "line": {"width": 0}, "opacity": 0.35, "type": "rect", "x0": "2023-09-30T00:00:00", "x1": "2023-12-31T00:00:00", "xref": "x", "y0": 0, "y1": 1, "yref": "paper"}], "title": {"text": "cl83libcm71791nx2kmuehklu"}, "xaxis": {"dtick": 1209600000, "range": ["2022-09-23", "2023-05-25"], "tickmode": "linear", "title": {"text": "Date"}}, "yaxis": {"tickformat": ",", "tickprefix": "$", "title": {"text": "Value ($)"}}}}
